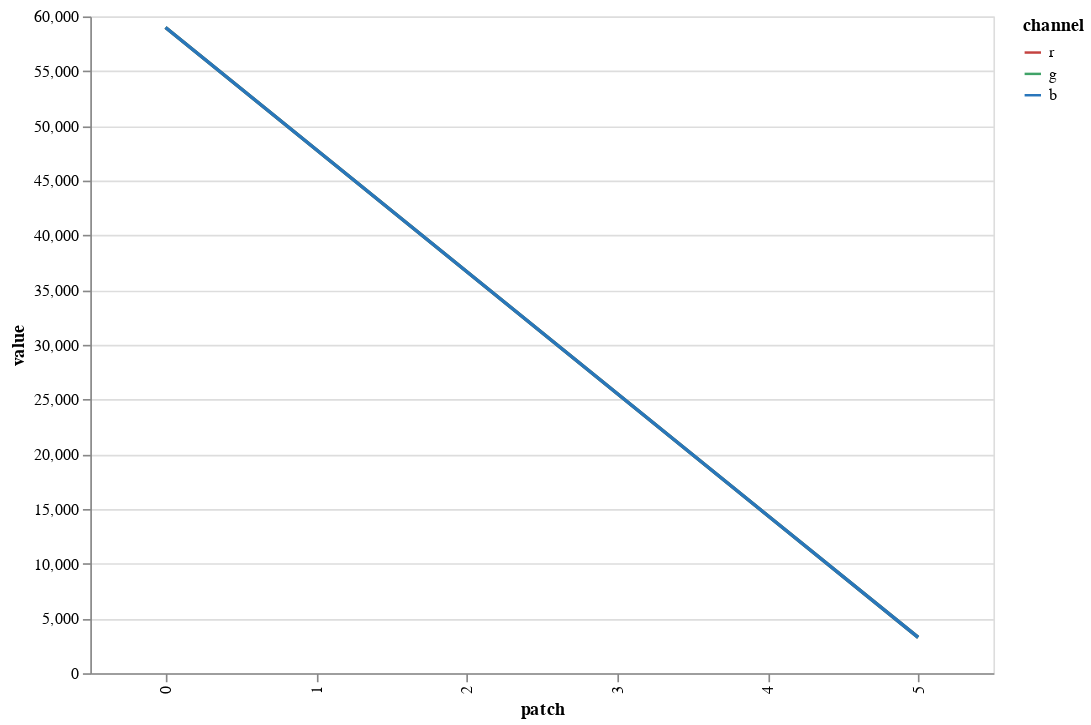

The notebook cell this image was saved under:
### Code cell
# patch aims, an even distribution of values between DMIN 0.05 and DMAX 0.9

aims = [(x*((0.9-0.05)/5)+0.05)*(2**16) for x in range(6)][::-1]

for x in aims[:1]:
    reference_patches = numpy.zeros((250, 300, 3), numpy.uint16)
    reference_patches[:] = (x, x, x)

for x in aims[1:]:
    add_patch = numpy.zeros((250, 300, 3), numpy.uint16)
    add_patch[:] = (x, x, x)
    reference_patches = numpy.concatenate((reference_patches, add_patch), axis=1)
    
render_image(reference_patches)
reference_means = patch_values(region_2, reference_patches)
plot_values(reference_means)

### Figure 1 — Vega-Lite specification as saved in the notebook (floating-point values rounded to 4 significant figures)
{"config": {"view": {"continuousWidth": 400, "continuousHeight": 300}}, "layer": [{"mark": "line", "encoding": {"color": {"field": "channel", "scale": {"domain": ["r", "g", "b"], "range": ["#c44240", "#40a368", "#2976bb"]}, "type": "nominal"}, "x": {"field": "patch", "type": "nominal"}, "y": {"field": "value", "type": "quantitative"}}}], "data": {"name": "data-9e83782caa8872ca90b7fb0d210f5669"}, "height": 400, "title": "", "width": 550, "$schema": "https://vega.github.io/schema/vega-lite/v4.17.0.json", "datasets": {"data-9e83782caa8872ca90b7fb0d210f5669": [{"channel": "r", "value": 58980.0, "patch": 0}, {"channel": "r", "value": 47840.0, "patch": 1}, {"channel": "r", "value": 36700.0, "patch": 2}, {"channel": "r", "value": 25560.0, "patch": 3}, {"channel": "r", "value": 14420.0, "patch": 4}, {"channel": "r", "value": 3276.0, "patch": 5}, {"channel": "g", "value": 58980.0, "patch": 0}, {"channel": "g", "value": 47840.0, "patch": 1}, {"channel": "g", "value": 36700.0, "patch": 2}, {"channel": "g", "value": 25560.0, "patch": 3}, {"channel": "g", "value": 14420.0, "patch": 4}, {"channel": "g", "value": 3276.0, "patch": 5}, {"channel": "b", "value": 58980.0, "patch": 0}, {"channel": "b", "value": 47840.0, "patch": 1}, {"channel": "b", "value": 36700.0, "patch": 2}, {"channel": "b", "value": 25560.0, "patch": 3}, {"channel": "b", "value": 14420.0, "patch": 4}, {"channel": "b", "value": 3276.0, "patch": 5}]}}
